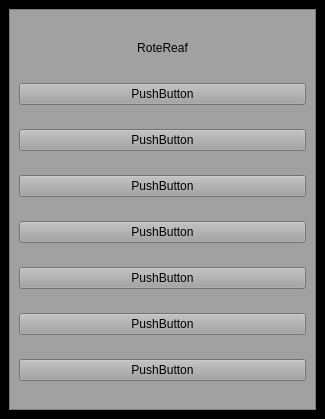
<?xml version="1.0" encoding="UTF-8"?>
<ui version="4.0">
 <class>MainWindow</class>
 <widget class="QMainWindow" name="MainWindow">
  <property name="geometry">
   <rect>
    <x>0</x>
    <y>0</y>
    <width>325</width>
    <height>419</height>
   </rect>
  </property>
  <property name="windowTitle">
   <string>MainWindow</string>
  </property>
  <property name="styleSheet">
   <string notr="true"/>
  </property>
  <widget class="QWidget" name="centralwidget">
   <property name="styleSheet">
    <string notr="true">background-color:black;</string>
   </property>
   <layout class="QGridLayout" name="gridLayout">
    <item row="0" column="0">
     <widget class="QFrame" name="frame">
      <property name="styleSheet">
       <string notr="true">background-color:#a1a1a1;</string>
      </property>
      <property name="frameShape">
       <enum>QFrame::StyledPanel</enum>
      </property>
      <property name="frameShadow">
       <enum>QFrame::Raised</enum>
      </property>
      <layout class="QGridLayout" name="gridLayout_2">
       <item row="0" column="0">
        <widget class="QPushButton" name="pushButton_10">
         <property name="sizePolicy">
          <sizepolicy hsizetype="Minimum" vsizetype="Minimum">
           <horstretch>0</horstretch>
           <verstretch>0</verstretch>
          </sizepolicy>
         </property>
         <property name="text">
          <string/>
         </property>
         <property name="icon">
          <iconset>
           <normaloff>C:/Users/Salik/Downloads/menu.png</normaloff>C:/Users/Salik/Downloads/menu.png</iconset>
         </property>
         <property name="flat">
          <bool>true</bool>
         </property>
        </widget>
       </item>
       <item row="0" column="1">
        <widget class="QLabel" name="label">
         <property name="sizePolicy">
          <sizepolicy hsizetype="Minimum" vsizetype="Minimum">
           <horstretch>0</horstretch>
           <verstretch>0</verstretch>
          </sizepolicy>
         </property>
         <property name="text">
          <string>RoteReaf</string>
         </property>
         <property name="alignment">
          <set>Qt::AlignCenter</set>
         </property>
        </widget>
       </item>
       <item row="0" column="2">
        <widget class="QPushButton" name="pushButton_11">
         <property name="text">
          <string/>
         </property>
         <property name="icon">
          <iconset>
           <normaloff>C:/Users/Salik/Downloads/cancel (1).png</normaloff>C:/Users/Salik/Downloads/cancel (1).png</iconset>
         </property>
         <property name="flat">
          <bool>true</bool>
         </property>
        </widget>
       </item>
       <item row="1" column="0" colspan="3">
        <widget class="QPushButton" name="pushButton_12">
         <property name="text">
          <string>PushButton</string>
         </property>
        </widget>
       </item>
       <item row="2" column="0" colspan="3">
        <widget class="QPushButton" name="pushButton_13">
         <property name="text">
          <string>PushButton</string>
         </property>
        </widget>
       </item>
       <item row="3" column="0" colspan="3">
        <widget class="QPushButton" name="pushButton_14">
         <property name="text">
          <string>PushButton</string>
         </property>
        </widget>
       </item>
       <item row="4" column="0" colspan="3">
        <widget class="QPushButton" name="pushButton_15">
         <property name="text">
          <string>PushButton</string>
         </property>
        </widget>
       </item>
       <item row="5" column="0" colspan="3">
        <widget class="QPushButton" name="pushButton_16">
         <property name="text">
          <string>PushButton</string>
         </property>
        </widget>
       </item>
       <item row="6" column="0" colspan="3">
        <widget class="QPushButton" name="pushButton_17">
         <property name="text">
          <string>PushButton</string>
         </property>
        </widget>
       </item>
       <item row="7" column="0" colspan="3">
        <widget class="QPushButton" name="pushButton_18">
         <property name="text">
          <string>PushButton</string>
         </property>
        </widget>
       </item>
      </layout>
     </widget>
    </item>
   </layout>
  </widget>
 </widget>
 <resources/>
 <connections/>
</ui>
